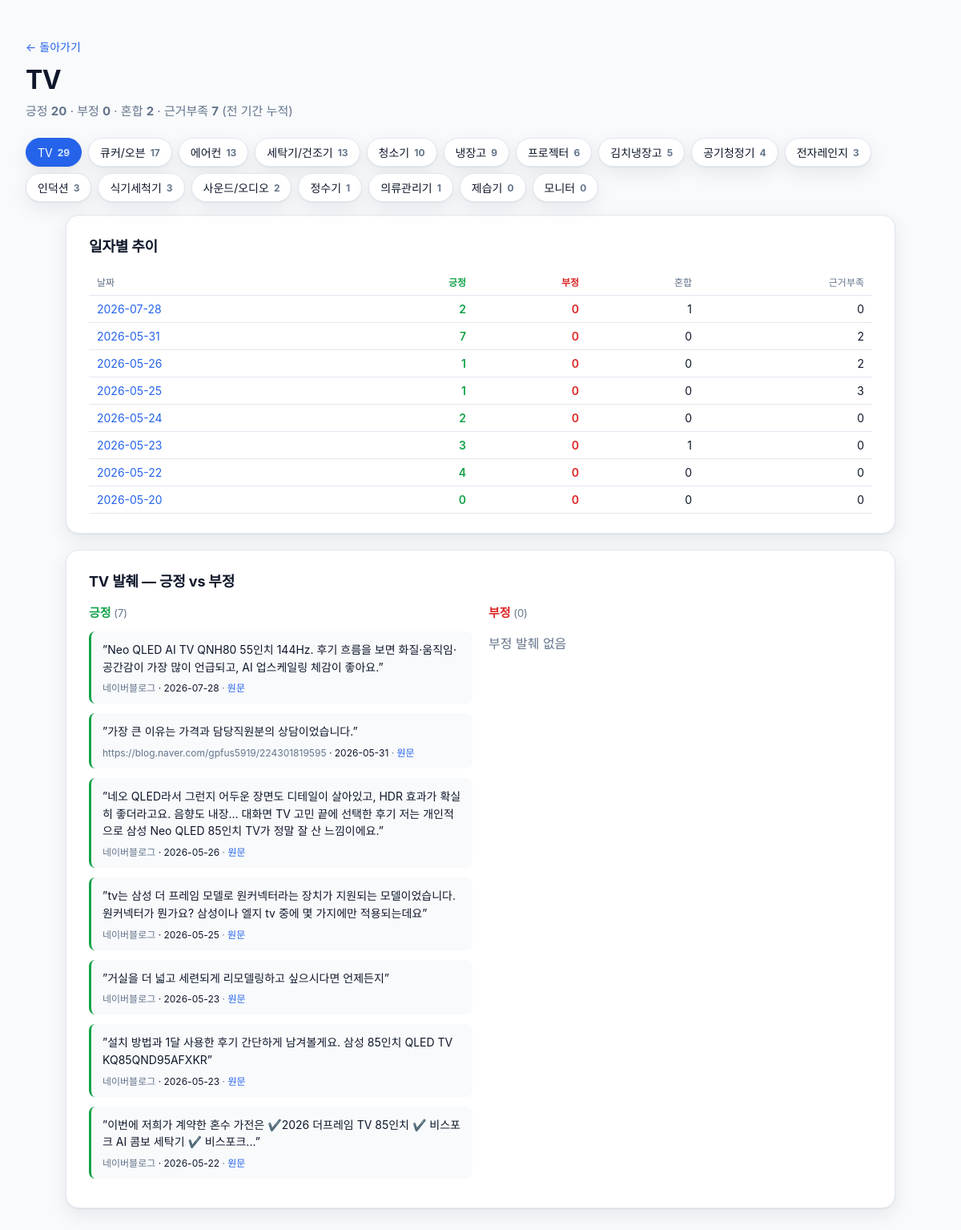
/category/TV, run on the app's committed database.
### tables this page shows
CREATE TABLE category_sentiment (
  date TEXT NOT NULL,
  category TEXT NOT NULL,
  positive INTEGER NOT NULL,
  negative INTEGER NOT NULL,
  mixed INTEGER NOT NULL,
  unclear INTEGER NOT NULL,
  PRIMARY KEY (date, category)
);

CREATE TABLE excerpts (
  id INTEGER PRIMARY KEY AUTOINCREMENT,
  date TEXT NOT NULL,
  sentiment TEXT NOT NULL CHECK(sentiment IN ('positive','negative')),
  category TEXT NOT NULL,
  source TEXT,
  text TEXT NOT NULL,
  url TEXT
);

### viewer/app.py (the view)
@app.get("/category/{category:path}", response_class=HTMLResponse)
def category_detail(request: Request, category: str):
    data = fetch_category(category)
    return templates.TemplateResponse(
        request,
        "category.html",
        {"category": category, "categories": fetch_categories(), **data},
    )

### viewer/templates/category.html (shortened to what this page needs)
<!doctype html>
<html lang="ko">
<head>
  <link rel="stylesheet" href="/static/style.css" />
</head>
<body>
  <header class="page-header detail">
    <a class="back" href="/">← 돌아가기</a>
    <h1>{{ category }}</h1>
    <p class="subtitle">
      긍정 <strong class="pos">{{ totals.positive }}</strong> ·
      부정 <strong class="neg">{{ totals.negative }}</strong> ·
      혼합 <strong>{{ totals.mixed }}</strong> ·
      근거부족 <strong>{{ totals.unclear }}</strong>
      <span class="muted">(전 기간 누적)</span>
    </p>
  </header>
  {% if categories %}
  <nav class="cat-nav">
    {% for c in categories %}
      <a class="cat-chip {% if c.category == category %}on{% endif %}" href="/category/{{ c.category }}">
        {{ c.category }} <span class="cnt">{{ c.total }}</span>
      </a>
    {% endfor %}
  </nav>
  {% endif %}
  <main class="detail-main">
    <section class="block">
      <h2>일자별 추이</h2>
      <table class="matrix">
        <thead>
          <tr>
            <th>날짜</th>
            <th class="pos">긍정</th>
            <th class="neg">부정</th>
            <th>혼합</th>
            <th>근거부족</th>
          </tr>
        </thead>
        <tbody>
          {% for row in by_day %}
          <tr>
            <td><a href="/day/{{ row.date }}">{{ row.date }}</a></td>
            <td class="pos">{{ row.positive }}</td>
            <td class="neg">{{ row.negative }}</td>
            <td>{{ row.mixed }}</td>
            <td>{{ row.unclear }}</td>
          </tr>
          {% endfor %}
        </tbody>
      </table>
    </section>
    <section class="block excerpts">
      <h2>{{ category }} 발췌 — 긍정 vs 부정</h2>
      <div class="two-col">
        <div class="col pos-col">
          <h3>긍정 <span class="count">({{ excerpts_positive|length }})</span></h3>
          {% if excerpts_positive %}
            {% for e in excerpts_positive %}
            <article class="excerpt pos">
              <blockquote>”{{ e.text|mask_store }}”</blockquote>
              <div class="meta">
                <span class="src">{{ e.source|fmt_source or "출처 미상" }}</span>
                <span class="cat">· {{ e.date }}</span>
                {% if e.url %}
                  · <a href="{{ e.url }}" target="_blank" rel="noopener">원문</a>
                {% endif %}
              </div>
            </article>
            {% endfor %}
          {% else %}
            <p class="muted">긍정 발췌 없음</p>
          {% endif %}
        </div>
        <div class="col neg-col">
          <h3>부정 <span class="count">({{ excerpts_negative|length }})</span></h3>
          {% if excerpts_negative %}
            {% for e in excerpts_negative %}
            <article class="excerpt neg">
              <blockquote>”{{ e.text|mask_store }}”</blockquote>
              <div class="meta">
                <span class="src">{{ e.source|fmt_source or "출처 미상" }}</span>
                <span class="cat">· {{ e.date }}</span>
                {% if e.url %}
                  · <a href="{{ e.url }}" target="_blank" rel="noopener">원문</a>
                {% endif %}
              </div>
            </article>
            {% endfor %}
          {% else %}
            <p class="muted">부정 발췌 없음</p>
          {% endif %}
        </div>
      </div>
    </section>
  </main>
</body>
</html>

### viewer/static/style.css (style rules this page uses)
:root { --pos: #16a34a; --neg: #dc2626; --warn: #d97706; --ink: #0f172a; --muted: #64748b; --bg: #f8fafc; --card: #ffffff; --line: #e2e8f0; --accent: #2563eb; --shadow: 0 1px 2px rgba(15,23,42,.06), 0 8px 24px rgba(15,23,42,.08); }
* { box-sizing: border-box; }
html, body { margin: 0; padding: 0; background: var(--bg); color: var(--ink); font-family: "Apple SD Gothic Neo", "맑은 고딕", "Malgun Gothic", -apple-system, BlinkMacSystemFont, "Segoe UI", Roboto, "Helvetica Neue", Arial, sans-serif; -webkit-font-smoothing: antialiased; }
a { color: var(--accent); text-decoration: none; }
.page-header { padding: 48px 32px 24px; max-width: 1280px; margin: 0 auto; }
.page-header h1 { font-size: 32px; margin: 0 0 8px; letter-spacing: -0.02em; }
.page-header .subtitle { margin: 0; color: var(--muted); font-size: 15px; }
.page-header.detail .back { display: inline-block; margin-bottom: 12px; font-size: 14px; }
.muted { color: var(--muted); }
.detail-main { max-width: 1100px; margin: 0 auto; padding: 0 32px 64px; }
.block { background: var(--card); border: 1px solid var(--line); border-radius: 16px; padding: 24px 28px; margin-bottom: 20px; box-shadow: var(--shadow); }
.block h2 { margin: 0 0 16px; font-size: 18px; letter-spacing: -0.01em; }
.matrix { width: 100%; border-collapse: collapse; font-size: 14px; }
.matrix th, .matrix td { padding: 8px 10px; text-align: right; border-bottom: 1px solid var(--line); }
.matrix th:first-child, .matrix td:first-child { text-align: left; }
.matrix th { color: var(--muted); font-weight: 500; font-size: 12px; }
.matrix .pos { color: var(--pos); font-weight: 600; }
.matrix .neg { color: var(--neg); font-weight: 600; }
.two-col { display: grid; grid-template-columns: 1fr 1fr; gap: 20px; }
.pos-col h3 { color: var(--pos); }
.neg-col h3 { color: var(--neg); }
.col h3 { margin: 0 0 14px; font-size: 15px; }
.count { color: var(--muted); font-weight: 400; font-size: 13px; }
.excerpt { border-left: 3px solid var(--line); background: #f8fafc; border-radius: 8px; padding: 12px 14px; margin-bottom: 12px; }
.excerpt.pos { border-left-color: var(--pos); }
.excerpt blockquote { margin: 0 0 6px; font-size: 14px; line-height: 1.55; }
.excerpt .meta { font-size: 12px; color: var(--muted); }
.excerpt .cat { color: var(--ink); }
.cat-nav { max-width: 1280px; margin: 0 auto 8px; padding: 0 32px 8px; display: flex; flex-wrap: wrap; gap: 8px; }
.cat-chip { display: inline-flex; align-items: center; gap: 6px; padding: 7px 14px; background: var(--card); border: 1px solid var(--line); border-radius: 999px; box-shadow: var(--shadow); font-size: 14px; color: var(--ink); }
.cat-chip.on { background: var(--accent); color: #fff; border-color: var(--accent); }
.cat-chip .cnt { font-size: 12px; font-weight: 700; color: var(--muted); }
.cat-chip.on .cnt { color: #dbeafe; }

### data on the page
category_sentiment: category "정수기", total "1"
category_sentiment: category "의류관리기", total "1"
category_sentiment: category "제습기", total "0"
category_sentiment: category "모니터", total "0"
category_sentiment: date "2026-07-28", positive "2", negative "0", mixed "1", unclear "0"
category_sentiment: date "2026-05-31", positive "7", negative "0", mixed "0", unclear "2"
category_sentiment: date "2026-05-26", positive "1", negative "0", mixed "0", unclear "2"
category_sentiment: date "2026-05-25", positive "1", negative "0", mixed "0", unclear "3"
category_sentiment: date "2026-05-24", positive "2", negative "0", mixed "0", unclear "0"
category_sentiment: date "2026-05-23", positive "3", negative "0", mixed "1", unclear "0"
category_sentiment: date "2026-05-22", positive "4", negative "0", mixed "0", unclear "0"
category_sentiment: date "2026-05-20", positive "0", negative "0", mixed "0", unclear "0"
excerpts: text|mask_store "Neo QLED AI TV QNH80 55인치 144Hz. 후기 흐름을 보면 화질·움직임·공간감이 가장 많이 언급되고, AI 업스케일링 체감이 좋아요.", source|fmt_source "네이버블로그", date "2026-07-28"
excerpts: text|mask_store "가장 큰 이유는 가격과 담당직원분의 상담이었습니다.", source|fmt_source "https://blog.naver.com/gpfus5919/224301819595", date "2026-05-31"
excerpts: text|mask_store "네오 QLED라서 그런지 어두운 장면도 디테일이 살아있고, HDR 효과가 확실히 좋더라고요. 음향도 내장... 대화면 TV 고민 끝에 선택한 후기 저는 개인적으로 삼성 Neo QLED 85인치 TV가 정말 잘 산 느낌이에요.", source|fmt_source "네이버블로그", date "2026-05-26"
excerpts: text|mask_store "tv는 삼성 더 프레임 모델로 원커넥터라는 장치가 지원되는 모델이었습니다. 원커넥터가 뭔가요? 삼성이나 엘지 tv 중에 몇 가지에만 적용되는데요", source|fmt_source "네이버블로그", date "2026-05-25"
excerpts: text|mask_store "거실을 더 넓고 세련되게 리모델링하고 싶으시다면 언제든지", source|fmt_source "네이버블로그", date "2026-05-23"
excerpts: text|mask_store "설치 방법과 1달 사용한 후기 간단하게 남겨볼게요. 삼성 85인치 QLED TV KQ85QND95AFXKR", source|fmt_source "네이버블로그", date "2026-05-23"
excerpts: text|mask_store "이번에 저희가 계약한 혼수 가전은 ✔️2026 더프레임 TV 85인치 ✔️ 비스포크 AI 콤보 세탁기 ✔️ 비스포크...", source|fmt_source "네이버블로그", date "2026-05-22"

### other printed values
{{ category }} "TV"
{{ totals.positive }} "20"
{{ totals.negative }} "0"
{{ totals.mixed }} "2"
{{ totals.unclear }} "7"
{{ c.category }} "TV" "큐커/오븐" "에어컨" "세탁기/건조기" "청소기" "냉장고" "프로젝터" "김치냉장고" "공기청정기" "전자레인지" "인덕션" "식기세척기" "사운드/오디오"
{{ c.total }} "29" "17" "13" "13" "10" "9" "6" "5" "4" "3" "3" "3" "2"
{{ excerpts_positive|length }} "7"
{{ excerpts_negative|length }} "0"
